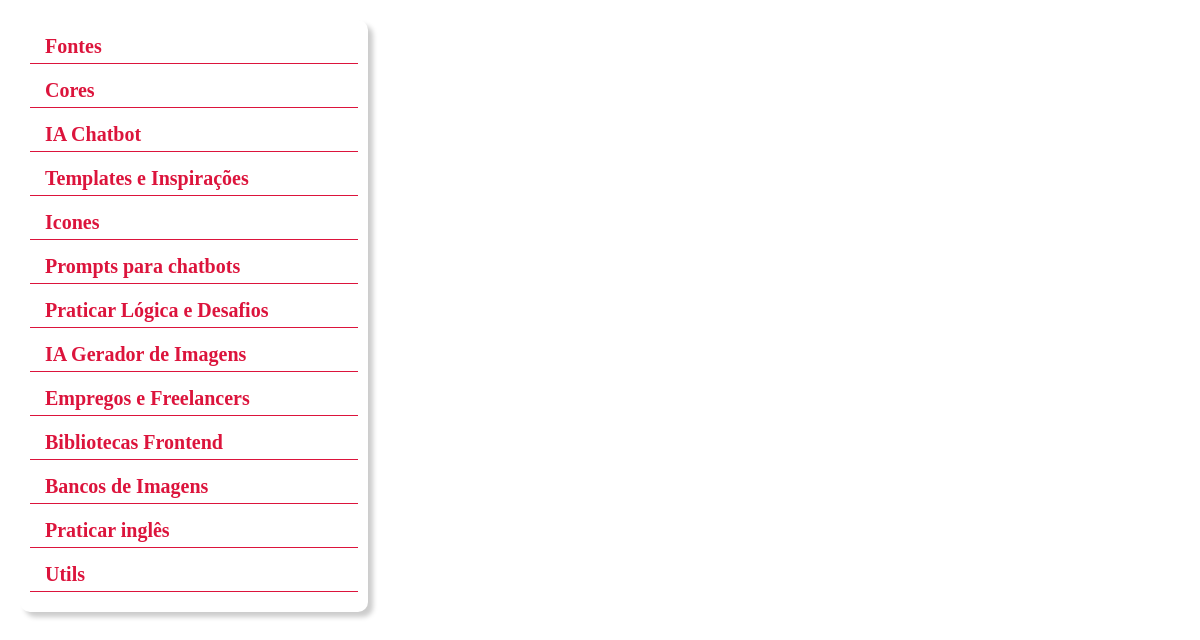
The page / on the database its author committed.
### homelink/models.py (models this page shows, shortened)
class Categorias(models.Model):
    nome = models.CharField(max_length=50)

### homelink/views.py (the view)
# urls.py: 2. Add a URL to urlpatterns:  path('', views.home, name='home')
def home(request):
    if request.method == "GET":
        link_user = Links.objects.all()
        categorias = Categorias.objects.all()
        is_user_staff = request.user.is_staff
        return render(request, 'index.html', {'link': link_user, 'categorias': categorias, 'is_user_staff': is_user_staff})

### homelink/templates/index.html (shortened to what this page needs)
<!DOCTYPE html>
{% load static %}
<html lang="pt-br">
<head>
    <link rel="stylesheet" href="{% static "css/style.css" %}">
</head>
<body>
        <div class="geral">
            <nav>
                {% for categoria in categorias %}
                <div class="categoria">
                    <div class="titulo" id="{{categoria.id}}">
                        <h2>{{categoria.nome}}</h2>
                        <div class="line2"></div>
                    </div>
                </div>
                {% endfor %}
            </nav>
        <main>
                </main>
        </div>
</body>
</html>

### static/css/style.css (style rules this page uses)
* { padding: 0; margin: 0; box-sizing: border-box; text-decoration: none; list-style: none; font-family: system-ui, -apple-system, BlinkMacSystemFont, 'Segoe UI', Roboto, Oxygen, Ubuntu, Cantarell, 'Open Sans', 'Helvetica Neue', sans-serif; }
:root { --Couro-Antigo: #8B4513; --Madeira-Rica: #8B4513; --Verde-Escuro: #006400; --Marfim: #FFF8DC; --Borgonha: #490101; --Dourado: #D4AF37; }
.geral { display: flex; }
nav { width: 30vw; border-radius: 10px; margin: 20px; padding: 10px; background-color: rgb(255, 255, 255); box-shadow: 5px 5px 5px rgba(0, 0, 0, 0.205); }
.line2 { background-color:crimson; width: 100%; height: 1px; margin-bottom: 10px; }
.titulo { display: flex; justify-content: center; color: crimson; flex-direction: column; }
.titulo h2 { margin-left: 15px; padding-block: 5px; font-size: 20px; font-family: Cambria, Cochin, Georgia, Times, 'Times New Roman', serif; }
main { width: 70vw; }

### rows shown on the page
Categorias: nome "Fontes"
Categorias: nome "Cores"
Categorias: nome "IA Chatbot"
Categorias: nome "Templates e Inspirações"
Categorias: nome "Icones"
Categorias: nome "Prompts para chatbots"
Categorias: nome "Praticar Lógica e Desafios"
Categorias: nome "IA Gerador de Imagens"
Categorias: nome "Empregos e Freelancers"
Categorias: nome "Bibliotecas Frontend"
Categorias: nome "Bancos de Imagens"
Categorias: nome "Praticar inglês"
Categorias: nome "Utils"
